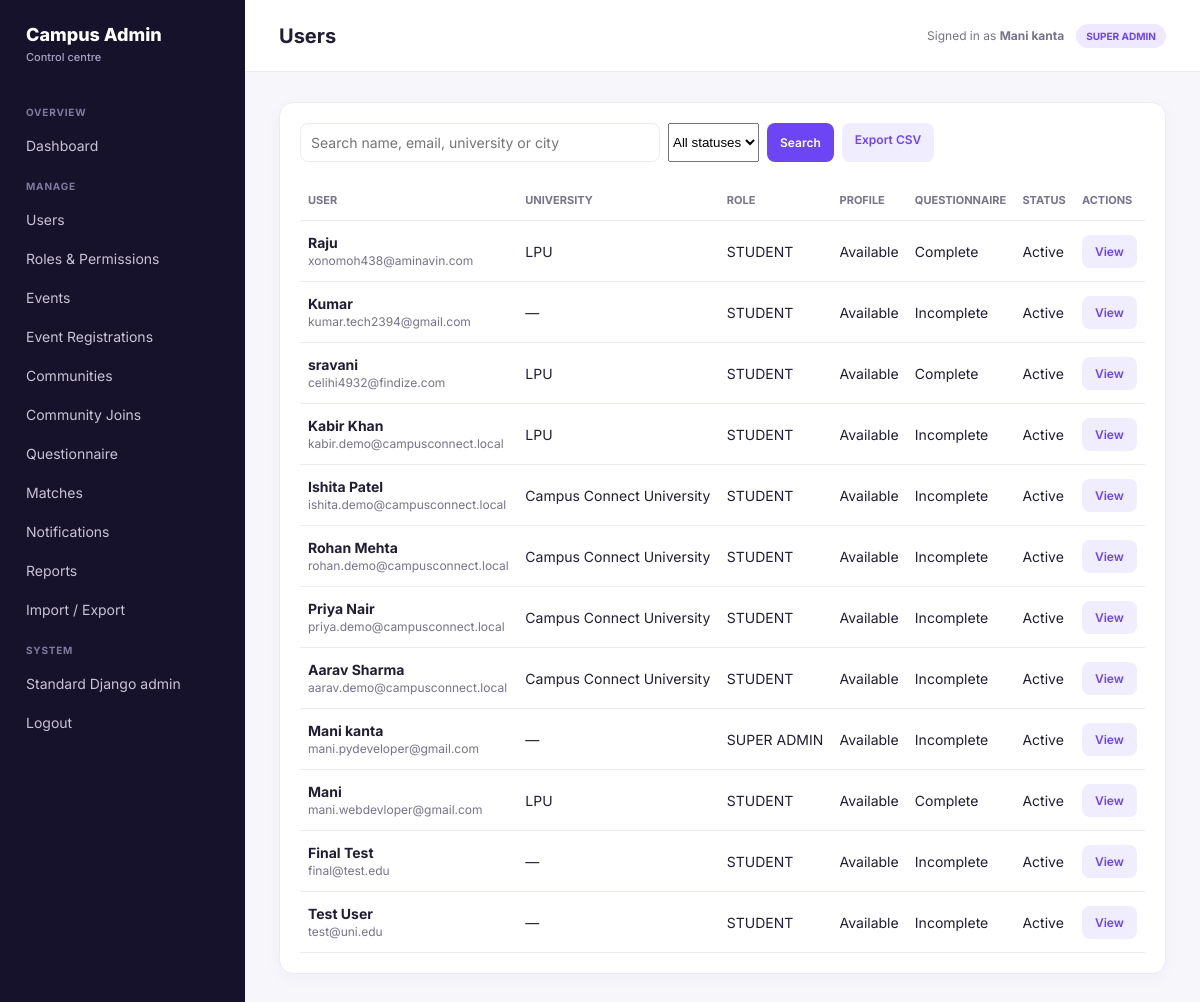
The app's page /admin-dashboard/users/ (signed in) with its own data.
### accounts/models.py (models this page shows, shortened)
class User(AbstractUser):
    id = models.UUIDField(primary_key=True, default=uuid.uuid4, editable=False)
    username = None  # Not used; authentication via email
    email = models.EmailField('Email Address', unique=True)
    first_name = models.CharField('First Name', max_length=150, blank=True)
    last_name = models.CharField('Last Name', max_length=150, blank=True)
    is_verified = models.BooleanField('Verified', default=False)
    created_at = models.DateTimeField(auto_now_add=True)
    updated_at = models.DateTimeField(auto_now=True)
    USERNAME_FIELD = 'email'
    REQUIRED_FIELDS = ['first_name', 'last_name']
    objects = UserManager()
    class Meta:
        db_table = 'accounts_user'
        ordering = ['-created_at']

### profiles/models.py (models this page shows, shortened)
class Profile(models.Model):
    id = models.UUIDField(primary_key=True, default=uuid.uuid4, editable=False)
    user = models.OneToOneField(settings.AUTH_USER_MODEL, on_delete=models.CASCADE, related_name='profile')
    university = models.CharField(max_length=200, blank=True)
    major = models.CharField(max_length=200, blank=True)
    year = models.CharField(max_length=50, blank=True)
    age = models.PositiveSmallIntegerField(null=True, blank=True)
    city = models.CharField(max_length=100, blank=True)
    gender = models.CharField(max_length=40, blank=True)
    languages = models.CharField(max_length=300, blank=True)
    bio = models.TextField(blank=True, max_length=500)
    interests = models.CharField(max_length=300, blank=True)
    photo = models.ImageField(upload_to='profiles/', blank=True, null=True)
    is_public = models.BooleanField(default=True)
    questionnaire_completed = models.BooleanField(default=False)
    questionnaire_ai_consent = models.BooleanField(null=True, blank=True, default=None)
    questionnaire_ai_consent_provider = models.CharField(max_length=30, blank=True, default='')
    created_at = models.DateTimeField(auto_now_add=True)
    updated_at = models.DateTimeField(auto_now=True)
    class Meta:
        db_table = 'profiles_profile'

### admin_dashboard/views.py (the view)
# urls.py: path('users/', views.users, name='users'),
@dashboard_access
def users(request):
    queryset = User.objects.select_related('profile').prefetch_related('groups').order_by('-created_at')
    term = request.GET.get('q', '').strip()
    if term:
        queryset = queryset.filter(
            Q(first_name__icontains=term) | Q(last_name__icontains=term) |
            Q(email__icontains=term) | Q(profile__university__icontains=term) |
            Q(profile__city__icontains=term)
        )
    status = request.GET.get('status')
    if status == 'active':
        queryset = queryset.filter(is_active=True)
    elif status == 'inactive':
        queryset = queryset.filter(is_active=False)
    page = Paginator(queryset, 20).get_page(request.GET.get('page'))
    return render(request, 'admin_dashboard/users.html', _context(request, page=page, query=term))

### admin_dashboard/permissions.py (called while the page is built)
def dashboard_access(view):
    @wraps(view)
    def wrapped(request, *args, **kwargs):
        if not request.user.is_authenticated or not request.user.is_staff:
            raise PermissionDenied
        return view(request, *args, **kwargs)
    return wrapped

### admin_dashboard/views.py (called while the page is built)
def _role(user):
    if user.is_superuser:
        return 'SUPER ADMIN'
    return user.groups.values_list('name', flat=True).first() or ('ADMIN' if user.is_staff else 'STUDENT')

def _context(request, **extra):
    return {'admin_role': _role(request.user), **extra}

### templates/admin_dashboard/users.html
{% extends "admin_dashboard/base.html" %}{% block title %}Users{% endblock %}{% block heading %}Users{% endblock %}{% block content %}
<div class="panel"><form class="search"><input name="q" value="{{ query }}" placeholder="Search name, email, university or city"><select name="status"><option value="">All statuses</option><option value="active">Active</option><option value="inactive">Inactive</option></select><button class="btn">Search</button><a class="btn secondary" href="{% url 'admin_dashboard:export_users' %}">Export CSV</a></form><div class="table-wrap"><table class="table"><tr><th>User</th><th>University</th><th>Role</th><th>Profile</th><th>Questionnaire</th><th>Status</th><th>Actions</th></tr>{% for user in page %}<tr><td><strong>{{ user.get_full_name|default:user.email }}</strong><br><span class="muted">{{ user.email }}</span></td><td>{{ user.profile.university|default:"—" }}</td><td>{% if user.is_superuser %}SUPER ADMIN{% elif user.is_staff %}ADMIN{% else %}STUDENT{% endif %}</td><td>{{ user.profile|yesno:"Available,Missing" }}</td><td>{{ user.profile.questionnaire_completed|yesno:"Complete,Incomplete" }}</td><td>{{ user.is_active|yesno:"Active,Inactive" }}</td><td><a class="btn secondary" href="{% url 'admin_dashboard:user_detail' user.id %}">View</a></td></tr>{% endfor %}</table></div>{% if page.has_other_pages %}<p class="muted">Page {{ page.number }} of {{ page.paginator.num_pages }} · <a href="?q={{ query }}&page={{ page.next_page_number }}">Next</a></p>{% endif %}</div>
{% endblock %}

### templates/admin_dashboard/base.html (shortened to what this page needs)
<!doctype html>
<html lang="en">
<head>
</head>
<body>
<div class="layout">
  <aside class="sidebar">
    <div class="brand">Campus Admin<small>Control centre</small></div>
    <nav class="nav">
      <div class="nav-title">Overview</div><a href="{% url 'admin_dashboard:dashboard' %}">Dashboard</a>
      <div class="nav-title">Manage</div><a href="{% url 'admin_dashboard:users' %}">Users</a><a href="{% url 'admin_dashboard:roles' %}">Roles & Permissions</a><a href="{% url 'admin_dashboard:events' %}">Events</a><a href="{% url 'admin_dashboard:event_registrations' %}">Event Registrations</a><a href="{% url 'admin_dashboard:communities' %}">Communities</a><a href="{% url 'admin_dashboard:community_joins' %}">Community Joins</a><a href="{% url 'admin_dashboard:questionnaire' %}">Questionnaire</a><a href="{% url 'admin_dashboard:matches' %}">Matches</a><a href="{% url 'admin_dashboard:notifications' %}">Notifications</a><a href="{% url 'admin_dashboard:reports' %}">Reports</a><a href="{% url 'admin_dashboard:questionnaire_import_export' %}">Import / Export</a>
      <div class="nav-title">System</div><a href="/admin/">Standard Django admin</a><form method="post" action="{% url 'logout' %}">{% csrf_token %}<button style="display:block;width:100%;text-align:left;background:none;border:0;color:#c8c3d8;padding:10px 12px;border-radius:9px;font:inherit;cursor:pointer">Logout</button></form>
    </nav>
  </aside>
  <main class="main">
    <header class="topbar"><h1>{% block heading %}Dashboard{% endblock %}</h1><div class="identity"><span>Signed in as <strong>{{ request.user.get_full_name|default:request.user.email }}</strong></span><b class="badge">{{ admin_role }}</b></div></header>
    <section class="content">
      {% block content %}{% endblock %}
    </section>
  </main>
</div>
</body>
</html>

### templates/admin_dashboard/base.html (style rules this page uses)
:root { --purple:#6d45f5;--dark:#17122b;--muted:#77738a;--line:#eceaf4;--bg:#f7f6fb }
* { box-sizing:border-box }
body { margin:0;background:var(--bg);color:#211d32;font:14px Inter,system-ui,sans-serif }
.layout { display:flex;min-height:100vh }
.sidebar { width:245px;background:var(--dark);color:#fff;padding:24px 14px;flex-shrink:0 }
.brand { font-size:18px;font-weight:800;padding:0 12px 28px }
.brand small { display:block;color:#aaa2c4;font-size:11px;font-weight:500;margin-top:5px }
.nav-title { color:#817a9e;text-transform:uppercase;font-size:10px;font-weight:700;padding:14px 12px 7px;letter-spacing:.08em }
.nav a { display:block;color:#c8c3d8;text-decoration:none;padding:10px 12px;border-radius:9px;margin:2px 0 }
.main { flex:1;min-width:0 }
.topbar { height:72px;background:#fff;border-bottom:1px solid var(--line);display:flex;align-items:center;justify-content:space-between;padding:0 34px }
.topbar h1 { font-size:20px;margin:0 }
.identity { display:flex;align-items:center;gap:12px;color:var(--muted);font-size:12px }
.badge { background:#eee9ff;color:var(--purple);border-radius:99px;padding:6px 10px;font-weight:700;font-size:10px }
.content { padding:30px 34px;max-width:1400px }
.stat,.panel { background:#fff;border:1px solid var(--line);border-radius:14px;padding:20px;box-shadow:0 4px 18px #2c205408 }
.muted { color:var(--muted);font-size:12px }
.table-wrap { overflow:auto }
.table { width:100%;border-collapse:collapse }
.table th,.table td { text-align:left;border-bottom:1px solid var(--line);padding:13px 8px;white-space:nowrap }
.table th { font-size:11px;color:var(--muted);text-transform:uppercase }
.btn { display:inline-block;border:0;border-radius:8px;background:var(--purple);color:#fff;padding:9px 13px;text-decoration:none;font:600 12px Inter;cursor:pointer }
.btn.secondary { background:#f0edff;color:var(--purple) }
.search { display:flex;gap:8px;margin-bottom:18px }
.search input,.field input,.field textarea,.field select { border:1px solid var(--line);border-radius:8px;padding:10px;font:inherit;width:100% }
.search input { max-width:360px }

### records on screen
User: user.get_full_name "Mani kanta", get_full_name "Mani kanta", email "mani.pydeveloper@gmail.com", profile.university "—", is_superuser "SUPER ADMIN", profile "Available", profile.questionnaire_completed "Incomplete", is_active "Active"
User: get_full_name "Raju", email "xonomoh438@aminavin.com", profile.university "LPU", is_superuser "STUDENT", profile "Available", profile.questionnaire_completed "Complete", is_active "Active"
User: get_full_name "Kumar", email "kumar.tech2394@gmail.com", profile.university "—", is_superuser "STUDENT", profile "Available", profile.questionnaire_completed "Incomplete", is_active "Active"
User: get_full_name "sravani", email "celihi4932@findize.com", profile.university "LPU", is_superuser "STUDENT", profile "Available", profile.questionnaire_completed "Complete", is_active "Active"
User: get_full_name "Kabir Khan", email "kabir.demo@campusconnect.local", profile.university "LPU", is_superuser "STUDENT", profile "Available", profile.questionnaire_completed "Incomplete", is_active "Active"
User: get_full_name "Ishita Patel", email "ishita.demo@campusconnect.local", profile.university "Campus Connect University", is_superuser "STUDENT", profile "Available", profile.questionnaire_completed "Incomplete", is_active "Active"
User: get_full_name "Rohan Mehta", email "rohan.demo@campusconnect.local", profile.university "Campus Connect University", is_superuser "STUDENT", profile "Available", profile.questionnaire_completed "Incomplete", is_active "Active"
User: get_full_name "Priya Nair", email "priya.demo@campusconnect.local", profile.university "Campus Connect University", is_superuser "STUDENT", profile "Available", profile.questionnaire_completed "Incomplete", is_active "Active"
User: get_full_name "Aarav Sharma", email "aarav.demo@campusconnect.local", profile.university "Campus Connect University", is_superuser "STUDENT", profile "Available", profile.questionnaire_completed "Incomplete", is_active "Active"
User: get_full_name "Mani", email "mani.webdevloper@gmail.com", profile.university "LPU", is_superuser "STUDENT", profile "Available", profile.questionnaire_completed "Complete", is_active "Active"
User: get_full_name "Final Test", email "final@test.edu", profile.university "—", is_superuser "STUDENT", profile "Available", profile.questionnaire_completed "Incomplete", is_active "Active"
User: get_full_name "Test User", email "test@uni.edu", profile.university "—", is_superuser "STUDENT", profile "Available", profile.questionnaire_completed "Incomplete", is_active "Active"

### other values on screen
{{ admin_role }} "SUPER ADMIN"
